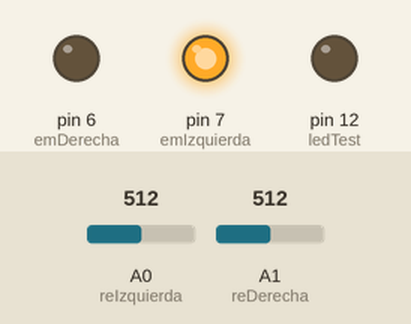
A sketch run on a simulated Arduino Uno, built with avr-gcc and run on an emulated ATmega328P. On the bench: output pins drawn as LEDs (lit = HIGH). The test bench sets the inputs (shaded band); at power-on: A0 (reIzquierda) = 512, A1 (reDerecha) = 512. What the sketch prints to the serial monitor is not drawn.

Above: at 3.05 s.
At 3.4 s:
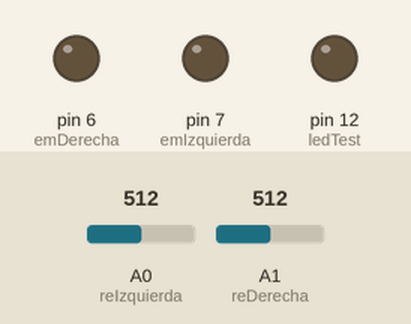
At 5.25 s:
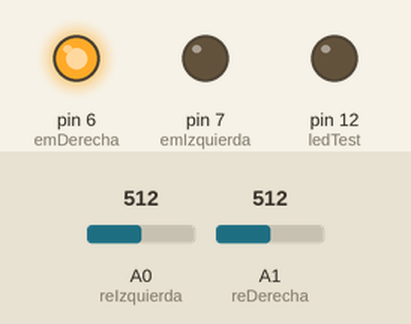
Timing chart, 0 to 6.0 s (numbered marks = the images above):
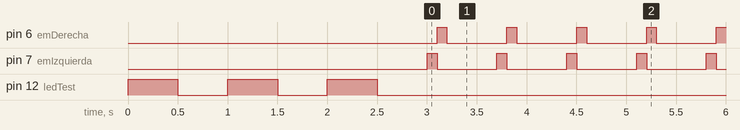

Measured:
- by itself, pin 6 (emDerecha), pin 7 (emIzquierda): alternates HIGH for 0.10 s and LOW for 0.60 s
- by itself, everything shown: repeats every 0.70 s, in 3 steps

The sketch:

Sensor_Infrarojo.ino
```cpp
//definiendo las constantes de salida

const int emIzquierda = 7;
const int emDerecha = 6;

const int ledTest = 12;

//definiendo las constantes de entrada

const int reIzquierda = A0;
const int reDerecha = A1;

//Datos de reflectividad guardados

int refDer = 0;
int refIzq = 0;

void setup()
{

Serial.begin(9600);

  //iniciar las salidas

  pinMode (emIzquierda, OUTPUT);
  pinMode (emDerecha, OUTPUT);
  pinMode (ledTest, OUTPUT);

  digitalWrite (emIzquierda, LOW);
  digitalWrite (emDerecha, LOW);
  digitalWrite (ledTest, LOW);

  //Saludo inicial

  for (int l=0; l<3; l++)
  {
    digitalWrite (ledTest, HIGH);
    delay(500);
    digitalWrite (ledTest, LOW);
    delay(500);
  }


}


void loop()
{
  digitalWrite(emIzquierda, HIGH);
  refIzq = analogRead(reIzquierda);
  delay(100);
  digitalWrite(emIzquierda, LOW);

  digitalWrite(emDerecha, HIGH);
  refDer = analogRead(reDerecha);
  delay(100);
  digitalWrite(emDerecha, LOW);

  //Enviamos la información al puerto serie

  Serial.println("Izquierda/Derecha");
  Serial.print(refIzq);
  Serial.print("/");
  Serial.print(refDer);

    delay(500);
}
```
